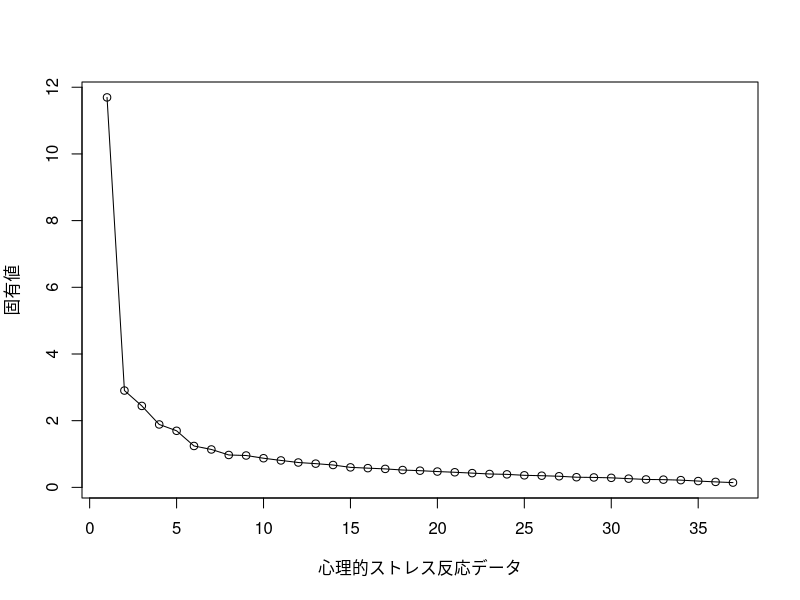

Write R code to recreate this figure.
#1.4節で定義されたmyfa関数
library(psych)
library(psy)
 myfa<-function(X,m=1)
    {fa(r=X, nfactors=m, fm='ml', rotate='promax', scores=T)}

#データの読み込み(全37項目)
SRdat<-read.csv("dat/SR2.csv", header=T)

#omega係数の定義
omega.coef<-function(x,nfactors=1,fm="ml",...){
  1 - ( sum(fa(x,nfactors=nfactors,fm=fm,...)$uniquenesses*diag(var(x))) /
        sum(var(x)) )
}

#1因子解を算出する
myfa(SRdat)

#全37項目のα信頼性係数とω信頼性係数
cronbach(SRdat)
omega.coef(SRdat)

##スクリーテスト
myscree<-function(r,b="心理的ストレス反応データ")
　　{plot(fa(r)$e.values,type='o', xlab=b, ylab="固有値")}
myscree(SRdat)

#6つの下位尺度ごとに因子分析
A_fac<-SRdat[c(4,10,12,16,19,27)]
myfa(A_fac,1)
cronbach(A_fac)
omega.coef(A_fac)

B_fac<-SRdat[c(18,24,30,32,35)]
myfa(B_fac,1)
cronbach(B_fac)
omega.coef(B_fac)

C_fac<-SRdat[c(1,2,5,7,8,36,37)]
myfa(C_fac,1)
cronbach(C_fac)
omega.coef(C_fac)

D_fac<-SRdat[c(3,14,17,21,22)]
myfa(D_fac,1)
cronbach(D_fac)
omega.coef(D_fac)

E_fac<-SRdat[c(23,25,26,28)]
myfa(E_fac,1)
cronbach(E_fac)
omega.coef(E_fac)

F_fac<-SRdat[c(6,9,11,13,15,20,29,31,33,34)]
myfa(F_fac,1)
cronbach(F_fac)
omega.coef(F_fac)

#因子分析（1因子解から10因子解まで）
myfa(SRdat,2);myfa(SRdat,3);myfa(SRdat,4);myfa(SRdat,5);
myfa(SRdat,6);myfa(SRdat,7);myfa(SRdat,8);myfa(SRdat,9);myfa(SRdat,10)
